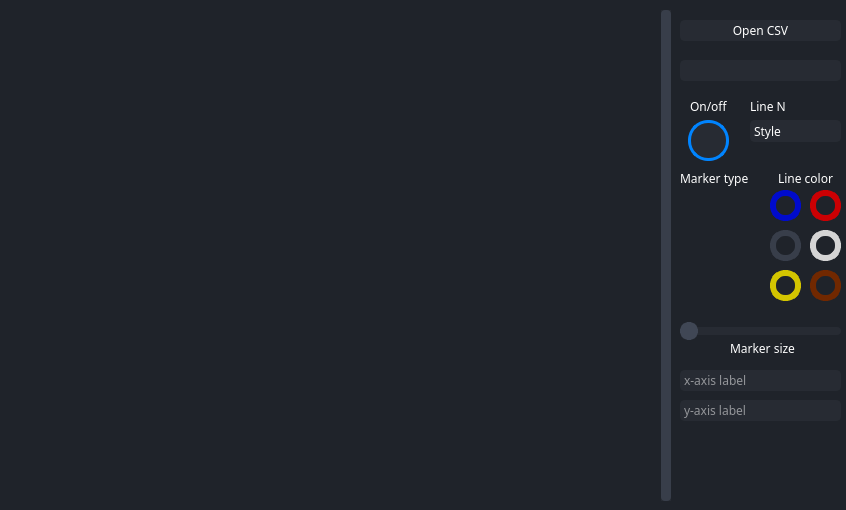
<?xml version="1.0" encoding="UTF-8"?>
<ui version="4.0">
 <class>MainWindow</class>
 <widget class="QMainWindow" name="MainWindow">
  <property name="geometry">
   <rect>
    <x>0</x>
    <y>0</y>
    <width>846</width>
    <height>510</height>
   </rect>
  </property>
  <property name="windowTitle">
   <string>MainWindow</string>
  </property>
  <property name="styleSheet">
   <string notr="true">* {
	border: none;
	background-color: transparent;
	background: none;
	color: #fff;
	font-family: Montserrat SemiBold;
}

#centralwidget {
	background-color: #1f232a;
}

QScrollArea {
	background-color: #1f232a;
}

QLineEdit {
	background-color: #272b33;
	border: 2px solid #272b33;
 	border-radius: 5px;
}

QPushButton {
	background-color: #272b33;
	border: 2px solid #272b33;
 	border-radius: 5px;
}

QPushButton::pressed {
	background-color: #1f232a;
}

QComboBox {
	background-color: #272b33;
	border: 2px solid #272b33;
 	border-radius: 5px;
	padding-left: 2px;
}

QComboBox::down-arrow{
    image: url(:/icons/icons/chevron-down.svg);
}

QComboBox::drop-down{
    border: none;
}

QComboBox QAbstractItemView
{
    color: black;
    selection-background-color: #1f232a;
}

QSlider::groove:horizontal { 
	background-color: #272b33;
	border: 0px solid #272b33; 
	height: 8px; 
	border-radius: 4px;
}

QSlider::handle:horizontal { 
	background-color: rgb(64, 71, 85);
	border: 4px solid rgb(64, 71, 85); 
	width: 10px; 
	height: 10px; 
	line-height: 10px; 
	margin-top: -5px; 
	margin-bottom: -5px; 
	border-radius: 9.45px; 
}

QSlider::handle:horizontal:hover { 
	border-radius: 9.45px;
}

QScrollBar {              
	border: none;
	width: 10px;
	background: #272b33;
}
QScrollBar::handle {
	border-radius: 4px;
	background: #383e4a;
}
QScrollBar::sub-page {
    background: #272b33;
}

QScrollBar::add-page {
    background: #272b33;
}
QScrollBar::add-line {       
	height: 0px;
	subcontrol-position: bottom;
	subcontrol-origin: margin;
}
QScrollBar::sub-line {
	height: 0 px;
	subcontrol-position: top;
	subcontrol-origin: margin;
}
</string>
  </property>
  <widget class="QWidget" name="centralwidget">
   <widget class="QPushButton" name="openCSVButton">
    <property name="geometry">
     <rect>
      <x>680</x>
      <y>20</y>
      <width>161</width>
      <height>21</height>
     </rect>
    </property>
    <property name="text">
     <string>Open CSV</string>
    </property>
   </widget>
   <widget class="QComboBox" name="stylesDropdown">
    <property name="geometry">
     <rect>
      <x>680</x>
      <y>60</y>
      <width>161</width>
      <height>21</height>
     </rect>
    </property>
    <property name="editable">
     <bool>false</bool>
    </property>
    <property name="currentText">
     <string/>
    </property>
    <property name="placeholderText" stdset="0">
     <string/>
    </property>
   </widget>
   <widget class="QToolButton" name="toggleButton">
    <property name="geometry">
     <rect>
      <x>688</x>
      <y>120</y>
      <width>41</width>
      <height>41</height>
     </rect>
    </property>
    <property name="styleSheet">
     <string notr="true">background-color: #272b33;
border-radius: 20px;
border: 3px solid rgb(0, 132, 255);
</string>
    </property>
    <property name="text">
     <string/>
    </property>
    <property name="icon">
     <iconset resource="resources.qrc">
      <normaloff>:/icons/icons/check.svg</normaloff>:/icons/icons/check.svg</iconset>
    </property>
    <property name="iconSize">
     <size>
      <width>24</width>
      <height>24</height>
     </size>
    </property>
   </widget>
   <widget class="QLabel" name="toggleLabel">
    <property name="geometry">
     <rect>
      <x>690</x>
      <y>100</y>
      <width>47</width>
      <height>13</height>
     </rect>
    </property>
    <property name="text">
     <string>On/off</string>
    </property>
    <property name="alignment">
     <set>Qt::AlignLeading|Qt::AlignLeft|Qt::AlignVCenter</set>
    </property>
   </widget>
   <widget class="QSlider" name="markerSizeSlider">
    <property name="geometry">
     <rect>
      <x>680</x>
      <y>320</y>
      <width>161</width>
      <height>22</height>
     </rect>
    </property>
    <property name="orientation">
     <enum>Qt::Horizontal</enum>
    </property>
   </widget>
   <widget class="QComboBox" name="lineDropdown">
    <property name="geometry">
     <rect>
      <x>750</x>
      <y>120</y>
      <width>91</width>
      <height>22</height>
     </rect>
    </property>
    <property name="placeholderText" stdset="0">
     <string>Style</string>
    </property>
   </widget>
   <widget class="QLabel" name="lineNLabel">
    <property name="geometry">
     <rect>
      <x>750</x>
      <y>100</y>
      <width>47</width>
      <height>13</height>
     </rect>
    </property>
    <property name="text">
     <string>Line N</string>
    </property>
    <property name="alignment">
     <set>Qt::AlignLeading|Qt::AlignLeft|Qt::AlignVCenter</set>
    </property>
   </widget>
   <widget class="QToolButton" name="blueLineColorButton">
    <property name="geometry">
     <rect>
      <x>770</x>
      <y>190</y>
      <width>31</width>
      <height>31</height>
     </rect>
    </property>
    <property name="styleSheet">
     <string notr="true">background-color: #1f232a;
border-radius: 15.45px;
border: 6px solid rgb(0, 11, 204);
</string>
    </property>
    <property name="text">
     <string/>
    </property>
   </widget>
   <widget class="QToolButton" name="redLineColorButton">
    <property name="geometry">
     <rect>
      <x>810</x>
      <y>190</y>
      <width>31</width>
      <height>31</height>
     </rect>
    </property>
    <property name="styleSheet">
     <string notr="true">background-color: #1f232a;
border-radius: 15.45px;
border: 6px solid rgb(204, 0, 3);
</string>
    </property>
    <property name="text">
     <string/>
    </property>
   </widget>
   <widget class="QToolButton" name="grayLineColorButton">
    <property name="geometry">
     <rect>
      <x>770</x>
      <y>230</y>
      <width>31</width>
      <height>31</height>
     </rect>
    </property>
    <property name="styleSheet">
     <string notr="true">background-color: #1f232a;
border-radius: 15.45px;
border: 6px solid rgb(56, 62, 74);
</string>
    </property>
    <property name="text">
     <string/>
    </property>
   </widget>
   <widget class="QToolButton" name="whiteLineColorButton">
    <property name="geometry">
     <rect>
      <x>810</x>
      <y>230</y>
      <width>31</width>
      <height>31</height>
     </rect>
    </property>
    <property name="styleSheet">
     <string notr="true">background-color: #1f232a;
border-radius: 15.45px;
border: 6px solid rgb(212, 212, 212);
</string>
    </property>
    <property name="text">
     <string/>
    </property>
   </widget>
   <widget class="QToolButton" name="yellowLlineColorButton">
    <property name="geometry">
     <rect>
      <x>770</x>
      <y>270</y>
      <width>31</width>
      <height>31</height>
     </rect>
    </property>
    <property name="styleSheet">
     <string notr="true">background-color: #1f232a;
border-radius: 15.45px;
border: 6px solid rgb(211, 197, 0);
</string>
    </property>
    <property name="text">
     <string/>
    </property>
   </widget>
   <widget class="QToolButton" name="brownLineColorButton">
    <property name="geometry">
     <rect>
      <x>810</x>
      <y>270</y>
      <width>31</width>
      <height>31</height>
     </rect>
    </property>
    <property name="styleSheet">
     <string notr="true">background-color: #1f232a;
border-radius: 15.45px;
border: 6px solid rgb(113, 40, 0);
</string>
    </property>
    <property name="text">
     <string/>
    </property>
   </widget>
   <widget class="QScrollArea" name="scrollArea">
    <property name="geometry">
     <rect>
      <x>10</x>
      <y>10</y>
      <width>661</width>
      <height>491</height>
     </rect>
    </property>
    <property name="verticalScrollBarPolicy">
     <enum>Qt::ScrollBarAlwaysOn</enum>
    </property>
    <property name="horizontalScrollBarPolicy">
     <enum>Qt::ScrollBarAlwaysOff</enum>
    </property>
    <property name="widgetResizable">
     <bool>true</bool>
    </property>
    <widget class="QWidget" name="scrollAreaWidgetContents">
     <property name="geometry">
      <rect>
       <x>0</x>
       <y>0</y>
       <width>651</width>
       <height>491</height>
      </rect>
     </property>
     <layout class="QVBoxLayout" name="verticalLayout">
      <property name="sizeConstraint">
       <enum>QLayout::SetMinAndMaxSize</enum>
      </property>
     </layout>
    </widget>
   </widget>
   <widget class="QLabel" name="markerTypeLabel">
    <property name="geometry">
     <rect>
      <x>680</x>
      <y>170</y>
      <width>71</width>
      <height>16</height>
     </rect>
    </property>
    <property name="text">
     <string>Marker type</string>
    </property>
   </widget>
   <widget class="QLabel" name="lineColorLabel">
    <property name="geometry">
     <rect>
      <x>770</x>
      <y>170</y>
      <width>71</width>
      <height>16</height>
     </rect>
    </property>
    <property name="text">
     <string>Line color</string>
    </property>
    <property name="alignment">
     <set>Qt::AlignCenter</set>
    </property>
   </widget>
   <widget class="QToolButton" name="triangleMarkerTypeButton">
    <property name="geometry">
     <rect>
      <x>700</x>
      <y>190</y>
      <width>31</width>
      <height>31</height>
     </rect>
    </property>
    <property name="styleSheet">
     <string notr="true"/>
    </property>
    <property name="text">
     <string/>
    </property>
    <property name="icon">
     <iconset resource="resources.qrc">
      <normaloff>:/icons/icons/triangle.svg</normaloff>:/icons/icons/triangle.svg</iconset>
    </property>
    <property name="iconSize">
     <size>
      <width>36</width>
      <height>36</height>
     </size>
    </property>
   </widget>
   <widget class="QToolButton" name="circleMarkerTypeButton">
    <property name="geometry">
     <rect>
      <x>700</x>
      <y>230</y>
      <width>31</width>
      <height>31</height>
     </rect>
    </property>
    <property name="styleSheet">
     <string notr="true"/>
    </property>
    <property name="icon">
     <iconset resource="resources.qrc">
      <normaloff>:/icons/icons/circle.svg</normaloff>:/icons/icons/circle.svg</iconset>
    </property>
    <property name="iconSize">
     <size>
      <width>36</width>
      <height>36</height>
     </size>
    </property>
   </widget>
   <widget class="QToolButton" name="squareMarketTypeButton">
    <property name="geometry">
     <rect>
      <x>700</x>
      <y>270</y>
      <width>31</width>
      <height>31</height>
     </rect>
    </property>
    <property name="styleSheet">
     <string notr="true"/>
    </property>
    <property name="text">
     <string/>
    </property>
    <property name="icon">
     <iconset resource="resources.qrc">
      <normaloff>:/icons/icons/square.svg</normaloff>:/icons/icons/square.svg</iconset>
    </property>
    <property name="iconSize">
     <size>
      <width>36</width>
      <height>36</height>
     </size>
    </property>
   </widget>
   <widget class="QLabel" name="markerSizeLabel">
    <property name="geometry">
     <rect>
      <x>730</x>
      <y>340</y>
      <width>71</width>
      <height>16</height>
     </rect>
    </property>
    <property name="text">
     <string>Marker size</string>
    </property>
   </widget>
   <widget class="QLineEdit" name="x_label_inp">
    <property name="geometry">
     <rect>
      <x>680</x>
      <y>370</y>
      <width>161</width>
      <height>21</height>
     </rect>
    </property>
    <property name="placeholderText">
     <string>x-axis label</string>
    </property>
   </widget>
   <widget class="QLineEdit" name="y_label_inp">
    <property name="geometry">
     <rect>
      <x>680</x>
      <y>400</y>
      <width>161</width>
      <height>21</height>
     </rect>
    </property>
    <property name="placeholderText">
     <string>y-axis label</string>
    </property>
   </widget>
  </widget>
 </widget>
 <resources>
  <include location="resources.qrc"/>
 </resources>
 <connections/>
</ui>
